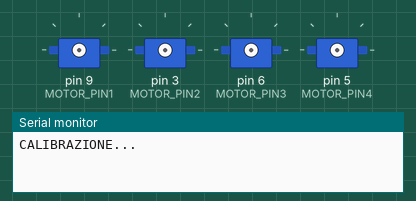
This sketch was run on a simulated Arduino Uno, built with avr-gcc and run on an emulated ATmega328P. Parts: 4 × servo, the last lines printed to the serial monitor.

Above: at 0.1 s.
At 2.6 s:
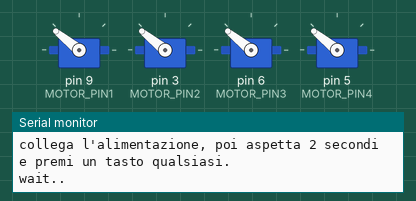
At 4.6 s:
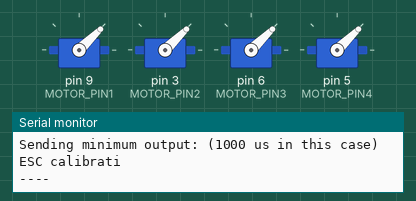
At 9.6 s:
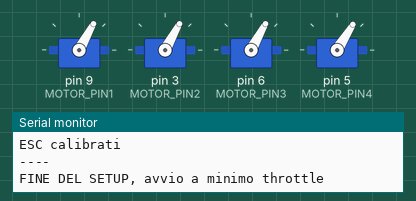
Timing chart, 0 to 11.1 s (numbered marks = the images above):
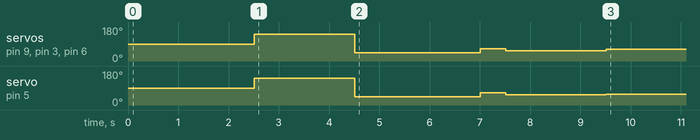

Measured:
- by itself, servo on pin 5 (MOTOR_PIN4): 90° → 141° at 2.5 s, → 44° 2.0 s later, → 64° 2.5 s later, → 54° 0.50 s later, … (5 changes in this stretch)
- by itself, servo on pin 3 (MOTOR_PIN2), servo on pin 6 (MOTOR_PIN3): 90° → 141° at 2.5 s, → 44° 2.0 s later, → 64° 2.5 s later, → 54° 0.50 s later, … (5 changes in this stretch)

The sketch:

calibrazione_esc.ino
```cpp
/*ESC calibration sketch; author: ELECTRONOOBS */


//#include <Arduino.h>


#include <Servo.h>

#define MAX_SIGNAL 2000
#define MIN_SIGNAL 1000
#define MOTOR_PIN1 9
#define MOTOR_PIN2 3
#define MOTOR_PIN3 6
#define MOTOR_PIN4 5


int DELAY = 1000;

Servo motor1;
Servo motor2;
Servo motor3;
Servo motor4;


void calib_esc() { //funzione IMPORTANTE per calibrazione ESC, eseguita nel SETUP  all'inizio (controlla)
  //Serial.begin(9600);
  Serial.println("CALIBRAZIONE...");
  Serial.println(" ");

  delay(1500);
  Serial.println("Avvio Programma.");
  delay(1000);
  Serial.println("Questo avvierà gli ESC.");

  motor1.attach(MOTOR_PIN1);
  motor2.attach(MOTOR_PIN2);
  motor3.attach(MOTOR_PIN3);
  motor4.attach(MOTOR_PIN4);
  //Scrittura massimo output
  Serial.print("Scrittura massimo output: (");Serial.print(MAX_SIGNAL);Serial.print(" us nel nostro caso)");Serial.print("\n");
  Serial.println("collega l'alimentazione, poi aspetta 2 secondi e premi un tasto qualsiasi.");
  motor1.writeMicroseconds(MAX_SIGNAL);
  motor2.writeMicroseconds(MAX_SIGNAL);
  motor3.writeMicroseconds(MAX_SIGNAL);
  motor4.writeMicroseconds(MAX_SIGNAL);

  /* Wait for input RIMUOVI QUANDO CONTROLLATO per rendere indipendente
  while (!Serial.available());
    Serial.read();
    FINO QUI*/

  Serial.print("wait..");
  delay(2000);//attende in autonomo
  // Send min output
  Serial.println("\n");
  Serial.println("\n");
  Serial.print("Sending minimum output: (");Serial.print(MIN_SIGNAL);Serial.println(" us in this case)");

  motor1.writeMicroseconds(MIN_SIGNAL);
  motor2.writeMicroseconds(MIN_SIGNAL);
  motor3.writeMicroseconds(MIN_SIGNAL);
  motor4.writeMicroseconds(MIN_SIGNAL);

  //
  Serial.println("ESC calibrati");
  Serial.println("----");

}


//COMANDARE I MOTORI
void motor_cmd(float cmd_1, float cmd_2, float cmd_3, float cmd_4){ //definito il valore di giri per ogni motore, impartiamo i comandi tramite queta funzione
  if(cmd_1>1000 && cmd_1<=1800){//verifico che non stia saturando
    motor1.writeMicroseconds(cmd_1);
  }
  if(cmd_2>1000 && cmd_2<=1800){
    motor2.writeMicroseconds(cmd_2);
  }
  if(cmd_3>1000 && cmd_3<=1800){
    motor3.writeMicroseconds(cmd_3);
  }
  if(cmd_4>1000 && cmd_4<=1800){
    motor4.writeMicroseconds(cmd_4);
  }


}

/*
void loop_test_function(int tempo){ //funzione eseguita nel SETUP, chiede di definire la velocità del test
    Serial.println("yee");
    Serial.println("inserisci valore tra 1000 e 2000");
    while (!Serial.available());
      Serial.read();
    if (Serial.available() > 0) {
      int SPEED = Serial.parseInt();
      Serial.print("avvio di tutti i motori insieme per ");Serial.print(tempo/1000);Serial.println("secondi");
      run_all_motor(SPEED);//avvia tutti i motori insieme
      delay(tempo);
      run_all_motor(1000);//li stoppa dopo (tempo) millisecondi
    }

}


void run_all_motor(int DELAY) { //funzione per avviare tutti i motori insieme, usato nel SETUP
    if (DELAY > 999)
    {
      motor1.writeMicroseconds(DELAY);
      motor2.writeMicroseconds(DELAY);
      motor3.writeMicroseconds(DELAY);
      motor4.writeMicroseconds(DELAY);
      float SPEED = (DELAY-1000)/10;
      Serial.print("\n");
      Serial.println("Motor speed:"); Serial.print("  "); Serial.print(SPEED); Serial.print("%");
    }

}
*/
```

Main_class.h
```cpp
/* gemello gemello gemello gemello gemello gemello gemello gemello */


const int min_throttle_1=1171; //PIN 9
const int min_throttle_2=1173; //PIN 3
const int min_throttle_3=1172; //PIN 6
const int min_throttle_4=1143; //PIN 5
int thrust=0;

//PID VALUES
const double kp_pitch=10.00;//10.50;//
const double ki_pitch=0.0;//0.0048;
const double kd_pitch=1.2;//0.5;

const double kp_roll=10.0;
const double ki_roll=0.00;
const double kd_roll=1.2;//0.15;

const double kp_yaw=4.2;//1.85;
const double ki_yaw=0.00;//0.005;
const double kd_yaw=0.0;

float I_prev[3] = {0,0,0};//array in cui vengono salvate i valori integrali precedenti
                //per ogni pid


float pid_pitch=0;
float pid_roll=0;
float pid_yaw=0;


//variabili per FILTRO PITCH
volatile float pitch_array[5] = {0,0,0,0,0};

volatile float pid_pitch_array[5] = {0,0,0,0,0};

int pitch_filter_dimension=4;
//volatile float n_pitch_array[];
float pitch_filtered=0;
float pid_pitch_filtered=0;


//variabili per FILTRO ROLL
volatile float roll_array[5] = {0,0,0,0,0};

volatile float pid_roll_array[5] = {0,0,0,0,0};

int roll_filter_dimension=4;
//volatile float n_pitch_array[];
float roll_filtered=0;
float pid_roll_filtered=0;


//variabili per FILTRO YAW
volatile float yaw_array[5] = {0,0,0,0,0};
int yaw_filter_dimension=4;
//volatile float n_pitch_array[];
float yaw_filtered=0;


//inizializzo tempi
//float   elapsedTime, time, timePrev;
float   previous_error_pitch,previous_error_yaw,previous_error_roll;

float cmd_1=0; //pin 9
float cmd_2=0; //pin 3
float cmd_3=0; //pin 6
float cmd_4=0; //pin 5

float desired_yaw=0.0;
float desired_pitch=0.0;
float desired_roll=0.0;
float desired_thrust=0.0;

float error_yaw=0.0;
float error_pitch=0.0;
float error_roll=0.0;
float error_thrust=0.0;


void calib_esc(void);
void gyro_setup(void);
void run_all_motor(void);
void loop_test_function(int);
void motor_cmd(float,float,float,float);

void pitch_adjust(float *,float *,float *,float *,float); //correzione pitch GREZZO
void cmd_adjust(float *,float *,float *,float *,float*,float*,float*,int *);//somma dei PID


//FUNZIONI PER CALCOLO ERRORI


float e_roll(float *roll){  //ERRORE ROLL
    /* SE VOGLIO INSERIRE IL VALORE
        Serial.println("inserisci valore roll desiderato");
        while (!Serial.available());
        Serial.read();
        desired_roll=Serial.parseFloat();*/
    desired_roll=0.0;
    error_roll=desired_roll-*roll;//-1.1
    //Serial.print("\terrore roll=");Serial.print(error_roll);
    return error_roll;
}

float e_pitch(float *pitch){ //ERRORE PITCH
    /*  SE VOGLIO INSERIRE IL VALORE
        Serial.println("inserisci valore pitch desiderato");
        while (!Serial.available());
        Serial.read();
        desired_pitch=Serial.parseFloat();*/
    desired_pitch=0.0;
    error_pitch=desired_pitch-*pitch;//+7.8
    //Serial.print("\terrore pitch=");Serial.print(error_pitch);
    return error_pitch;
}

float e_yaw(float *yaw){ //ERRORE YAW
    /*  SE VOGLIO INSERIRE IL VALORE
        Serial.println("inserisci valore yaw desiderato");
        while (!Serial.available());
        Serial.read();
        desired_yaw=Serial.parseFloat();*/
    desired_yaw=0.0;
    error_yaw=desired_yaw-*yaw;
    //Serial.print("\terrore yaw=");Serial.println(error_yaw);
    return error_yaw;
}


//calcolo del pid generico su asse desiderato
float select_PID(float *I_prev,float *error,float *elapsed_Time,float *prev_e,int pid_type){

    //pid_type Pitch=1; roll=2; yaw=3
    float Ti,Td;
    float P,D;
    float e,pid;


    float kp,ki,kd;

    switch (pid_type)
    {
    case 0: //caso del calcolo pid per pitch
        kp=kp_pitch;
        ki=ki_pitch;
        kd=kd_pitch;

        break;
    case 1: //caso del calcolo pid per roll
        kp=kp_roll;
        ki=ki_roll;
        kd=kd_roll;

        break;
    case 2: //caso del calcolo pid per yaw
        kp=kp_yaw;
        ki=ki_yaw;
        kd=kd_yaw;

        break;

    default:
        break;
    }
    /* VERSIONE PID ALTERNATIVA
        Ti=kp_pitch/ki_pitch;
        Td=kd_pitch/ki_pitch;
        I=(I+e)/Ti;
        D=D=kd_pitch*((e-(*prev_e))/(*elapsed_Time));
        pid_pitch=kp_pitch*(1+I+D);

    */
    /*calcolo pid precedente

        e=*error;


        P=kp*e;
        I=I+(ki*e);
        D=kd*((e-(*prev_e))/(*elapsed_Time));
        pid=10*(P+I+D);
    */
    e=*error;
    /*

    /*
    Serial.print("\tErrore gradi:\t");
        Serial.print(e);
    //*/
    P=kp*e;
    I_prev[pid_type]=I_prev[pid_type]+(ki*e);
    D=kd*((e-(*prev_e))/(*elapsed_Time));
    pid=(P+I_prev[pid_type]-D);


    return pid;
}


void filter(float *actual_value, float *value, volatile float *array,float time){

        if (time>0){
    		//FILTRO 5 Sample Average To Smooth Out The Data
    		array[0] = array[1];
    		array[1] = array[2];
    		array[2] = array[3];
    		array[3] = array[4];
    		array[4] = *actual_value;
   		 	//la Media degli ultimi 5 valori equivale a...
   			*value= (array[0] + array[1] +
            array[2] + array[3] + array[4]) / 5;
		}

}

/*


//prototipo filtro con n campioni
//SISTEMA, L'ALLOCAZIONE DEL VETTORE DEVE ESSERE DINAMICA
void filter_1(float *actual_value, float *value, volatile float *array,int n){

        if (time>0){
    		//FILTRO 5 Sample Average To Smooth Out The Data
            for(int i=0;i<n;i++){

                for(int j=0;j<n-1;j++){
                    array[j]=array[j+1];
                }


            }
            array[n] = *actual_value;
            float tmp_value=0;

            for (int i = 0; i < n; i++)
            {
                tmp_value=tmp_value+array[i];
            }

            *value=tmp_value/n;     //media di n valori

		}

}


//prototipo filtro con n campioni
//SISTEMA, L'ALLOCAZIONE DEL VETTORE DEVE ESSERE DINAMICA

void var_filter_1(float *actual_value, float *value, volatile float *array_n,int n){

        //volatile float array[n];//allocazione dinamica vettore

        if (time>0){
    		//FILTRO 5 Sample Average To Smooth Out The Data
            for(int i=0;i<n;i++){

                for(int j=0;j<n-1;j++){
                    array_n[j]=array_n[j+1];
                }


            }
            array_n[n] = *actual_value;
            float tmp_value=0;

            for (int i = 0; i < n; i++)
            {
                tmp_value=tmp_value+array_n[i];
            }

            *value=tmp_value/n;     //media di n valori

		}

}


*/

//calcolo comandi da impartire in base a ogni PID
void cmd_adjust(float *cmd_1,float *cmd_2,float *cmd_3,
                float *cmd_4,float *pid_pitch,float *pid_roll,
                float *pid_yaw,int *thrust){

    *cmd_1=*thrust+ *pid_pitch -*pid_roll-*pid_yaw;

    if (*cmd_1<=min_throttle_1)//evito valori non ammissibili
        {
            *cmd_1=min_throttle_1;
        }
        else if(*cmd_1>=1800){
            *cmd_1=1800;
        }

    *cmd_2=*thrust- *pid_pitch- *pid_roll+*pid_yaw;
    if (*cmd_2<=min_throttle_2)//evito saturazione
        {
            *cmd_2=min_throttle_2;
        }
        else if(*cmd_2>=1800){
            *cmd_2=1800;
        }

    *cmd_3=*thrust- *pid_pitch+ *pid_roll-*pid_yaw;
    if (*cmd_3<=min_throttle_3)//evito saturazione
        {
            *cmd_3=min_throttle_3;
        }
        else if(*cmd_3>=1800){
            *cmd_3=1800;
        }

    *cmd_4=*thrust+ *pid_pitch+ *pid_roll+*pid_yaw;
    if (*cmd_4<=min_throttle_4)//evito saturazione
        {
            *cmd_4=min_throttle_4;
        }
        else if(*cmd_4>=1800){
            *cmd_4=1800;
        }


}
```

Main_class.ino
```cpp
/* includo gli altri file
 #include "calibrazione_esc.ino"
 #include "MPU5060_quat.ino"
 */
//#include <Arduino.h>
#include "Main_class.h"

/*ex reset, resetta qualsiasi cosa
void(*resetFunc) (void) =0;
int resetcount=0;
*/


void setup(){


    Serial.begin(115200);

    /*
    Serial.print("resetcount= ");
    Serial.println(resetcount);
    delay(7000);
    if (resetcount==0){
        resetcount++;
        soft_restart();


    }
      */

    calib_esc();    //calibrazione di tutti gli esc
    delay(500);
    gyro_setup();   //inizializzazione giroscopio


    delay(2000);
    motor_cmd(1200,1200,1200,1200);
    delay(500);
    motor_cmd(1100,1100,1100,1100);
    delay(2000);
    //NON USO PIU'loop_test_function(2000);   //funzione TESTallmotor per 2 secondi (2000ms)

    Serial.print("FINE DEL SETUP, "); Serial.println("avvio a minimo throttle");
    cmd_1=min_throttle_1; cmd_2=min_throttle_2; cmd_3=min_throttle_3; cmd_4=min_throttle_4;
    motor_cmd(cmd_1,cmd_2,cmd_3,cmd_4); //tutto a minimo throttle


}


void loop_function_quat(float pitch,float roll,float yaw,bool state,float time, float elapsedTime){

    if (state==HIGH){
    //tempi per PID
    /*timePrev = time;  // the previous time is stored before the actual time read
    time = millis();  // actual time read

    elapsedTime = (time - timePrev) / 1000;
    //*/

    //Serial.print("pitch:");Serial.print(pitch);Serial.print(" roll: ");Serial.print(roll);Serial.print(" yaw: ");Serial.println(yaw);
    //Serial.print(" pitch: ");Serial.println(pitch*100);

    Serial.print("\t");


    // filtri per assi n=5 fisso campioni

    //
    //Serial.print(pitch_filtered);
    //Serial.print("\t");

    //var_filter_1(&pitch,&pitch_filtered,&n_pitch_array[0],pitch_filter_dimension);// filtro pitch ultimi n campioni
    //filter_1(&pitch,&pitch_filtered,int &var_pitch_array[0],4);// filtro pitch ultimi n campioni
    //Serial.print(pitch_filtered);

    /* USANDO FILTRI
    filter(&pitch,&pitch_filtered, &pitch_array[0]);//filtro pitch
    filter(&roll,&roll_filtered, &roll_array[0]);//filtro roll
    filter(&yaw,&yaw_filtered, &roll_array[0]);//filtro yaw

    error_pitch=e_pitch(&pitch_filtered);//stampa anche error_pitch
    error_roll=e_roll(&roll_filtered);//stampa anche error_pitch
    error_yaw=e_yaw(&yaw_filtered);//stampa anche error_pitch

    pid_pitch=select_PID(&I_prev[0],&error_pitch, &elapsedTime, &previous_error_pitch,0);
    pid_roll=select_PID(&I_prev[0],&error_roll, &elapsedTime, &previous_error_roll,1);
    pid_yaw=select_PID(&I_prev[0],&error_yaw, &elapsedTime, &previous_error_yaw,2);

    //*/

    //*senza filtri
    error_pitch=e_pitch(&pitch);//stampa anche error_pitch
    error_roll=e_roll(&roll);
    error_yaw=e_yaw(&yaw);


    pid_pitch=select_PID(&I_prev[0],&error_pitch, &elapsedTime, &previous_error_pitch,0);

    //provo a filtrare pid del pitch
    //filter(&pid_pitch,&pid_pitch_filtered, &pid_pitch_array[0]);//filtro pitch

    //Serial.print("\troll:\t");
    pid_roll=select_PID(&I_prev[0],&error_roll, &elapsedTime, &previous_error_roll,1);
    //Serial.println();
    //filter(&pid_roll,&pid_roll_filtered, &pid_roll_array[0]);//filtro pitch
    pid_yaw=select_PID(&I_prev[0],&error_yaw, &elapsedTime, &previous_error_yaw,2);

    //pid_yaw=select_PID(&I_prev[0],&error_yaw, &elapsedTime, &previous_error_yaw,2);

    //*/


    /*stampa a video di tutti gli errori
        Serial.print("errore pitch: ");Serial.println(error_pitch );
        Serial.print("errore roll: ");Serial.println(error_roll);
        Serial.print("errore yaw: ");Serial.println(error_yaw);
    */

    //pitch_adjust(&cmd_1,&cmd_2,&cmd_3,&cmd_4,error_pitch); CALCOLO GREZZO


    //Serial.print("avg_pitch:\t "); Serial.print(pitch_filtered);
	//Serial.print("\tnormal_pitch:\t "); Serial.println(pitch);

    //Serial.print("\tPid pitch:\t");Serial.print(pid_pitch);
    /* RIMETTI, OUT dei MOTORI

         Serial.print("\tmotore 1: "); Serial.print(cmd_1);Serial.print(" motore 2: "); Serial.print(cmd_2);
         Serial.print(" motore 3: "); Serial.print(cmd_3);Serial.print(" motore 4: "); Serial.println(cmd_4);

    //*/
    thrust=1200;

    cmd_adjust(&cmd_1,&cmd_2,&cmd_3,&cmd_4,&pid_pitch,&pid_roll,&pid_yaw,&thrust);

    motor_cmd(cmd_1,cmd_2,cmd_3,cmd_4);


    //filter(&pid_roll,&pid_roll_filtered, &pid_roll_array[0],time);//filtro pitch

    Serial.print("\troll PID\t");Serial.print(pid_roll);
    Serial.print("\troll_angle\t");Serial.print(roll);

    Serial.print("\tpitch PID\t");Serial.print(pid_pitch);
    Serial.print("\tpitch_angle\t");Serial.print(pitch);

    Serial.print("\tyaw PID\t");Serial.print(pid_yaw);
    Serial.print("\tyaw_angle\t");Serial.print(yaw);

    Serial.println("");

    previous_error_pitch = error_pitch ;
    previous_error_roll = error_roll;
    previous_error_yaw = error_yaw ;
    //Serial.print("\t\t");
    //Serial.println(elapsedTime*1000);
    }
    else if (state==LOW)
    {
        motor_cmd(1100,1100,1100,1100);
    }


}
```
